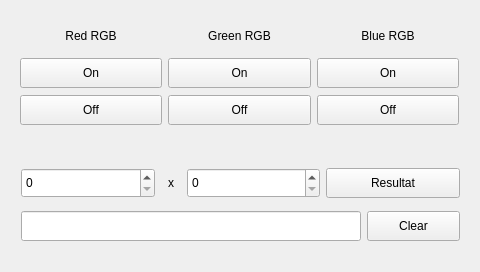
<?xml version="1.0" encoding="UTF-8"?>
<ui version="4.0">
 <class>SpiTestProgram</class>
 <widget class="QWidget" name="SpiTestProgram">
  <property name="geometry">
   <rect>
    <x>0</x>
    <y>0</y>
    <width>480</width>
    <height>272</height>
   </rect>
  </property>
  <property name="sizePolicy">
   <sizepolicy hsizetype="Fixed" vsizetype="Fixed">
    <horstretch>0</horstretch>
    <verstretch>0</verstretch>
   </sizepolicy>
  </property>
  <property name="minimumSize">
   <size>
    <width>480</width>
    <height>272</height>
   </size>
  </property>
  <property name="maximumSize">
   <size>
    <width>480</width>
    <height>272</height>
   </size>
  </property>
  <widget class="QWidget" name="horizontalLayoutWidget">
   <property name="geometry">
    <rect>
     <x>9</x>
     <y>9</y>
     <width>461</width>
     <height>131</height>
    </rect>
   </property>
   <layout class="QHBoxLayout" name="setTest">
    <item>
     <layout class="QVBoxLayout" name="RedRGB">
      <item>
       <widget class="QLabel" name="tRedRGB">
        <property name="maximumSize">
         <size>
          <width>272</width>
          <height>30</height>
         </size>
        </property>
        <property name="text">
         <string>Red RGB</string>
        </property>
        <property name="alignment">
         <set>Qt::AlignCenter</set>
        </property>
       </widget>
      </item>
      <item>
       <widget class="QPushButton" name="pbRedOn">
        <property name="maximumSize">
         <size>
          <width>160</width>
          <height>30</height>
         </size>
        </property>
        <property name="text">
         <string>On</string>
        </property>
       </widget>
      </item>
      <item>
       <widget class="QPushButton" name="pbRedOff">
        <property name="maximumSize">
         <size>
          <width>160</width>
          <height>30</height>
         </size>
        </property>
        <property name="text">
         <string>Off</string>
        </property>
       </widget>
      </item>
     </layout>
    </item>
    <item>
     <layout class="QVBoxLayout" name="GreenRGB">
      <item>
       <widget class="QLabel" name="tGreenRGB">
        <property name="maximumSize">
         <size>
          <width>160</width>
          <height>30</height>
         </size>
        </property>
        <property name="text">
         <string>Green RGB</string>
        </property>
        <property name="alignment">
         <set>Qt::AlignCenter</set>
        </property>
       </widget>
      </item>
      <item>
       <widget class="QPushButton" name="pbGreenOn">
        <property name="maximumSize">
         <size>
          <width>160</width>
          <height>30</height>
         </size>
        </property>
        <property name="text">
         <string>On</string>
        </property>
       </widget>
      </item>
      <item>
       <widget class="QPushButton" name="pbGreenOff">
        <property name="maximumSize">
         <size>
          <width>160</width>
          <height>30</height>
         </size>
        </property>
        <property name="text">
         <string>Off</string>
        </property>
       </widget>
      </item>
     </layout>
    </item>
    <item>
     <layout class="QVBoxLayout" name="BlueRGB">
      <item>
       <widget class="QLabel" name="tBlueRGB">
        <property name="maximumSize">
         <size>
          <width>160</width>
          <height>30</height>
         </size>
        </property>
        <property name="text">
         <string>Blue RGB</string>
        </property>
        <property name="alignment">
         <set>Qt::AlignCenter</set>
        </property>
       </widget>
      </item>
      <item>
       <widget class="QPushButton" name="pbBlueOn">
        <property name="maximumSize">
         <size>
          <width>160</width>
          <height>30</height>
         </size>
        </property>
        <property name="text">
         <string>On</string>
        </property>
       </widget>
      </item>
      <item>
       <widget class="QPushButton" name="pbBlueOff">
        <property name="maximumSize">
         <size>
          <width>160</width>
          <height>30</height>
         </size>
        </property>
        <property name="text">
         <string>Off</string>
        </property>
       </widget>
      </item>
     </layout>
    </item>
   </layout>
  </widget>
  <widget class="QWidget" name="verticalLayoutWidget">
   <property name="geometry">
    <rect>
     <x>10</x>
     <y>150</y>
     <width>461</width>
     <height>111</height>
    </rect>
   </property>
   <layout class="QVBoxLayout" name="getTest">
    <item>
     <layout class="QHBoxLayout" name="Input">
      <item>
       <widget class="QSpinBox" name="valX">
        <property name="maximumSize">
         <size>
          <width>160</width>
          <height>30</height>
         </size>
        </property>
       </widget>
      </item>
      <item>
       <widget class="QLabel" name="label">
        <property name="maximumSize">
         <size>
          <width>20</width>
          <height>30</height>
         </size>
        </property>
        <property name="text">
         <string>x</string>
        </property>
        <property name="alignment">
         <set>Qt::AlignCenter</set>
        </property>
       </widget>
      </item>
      <item>
       <widget class="QSpinBox" name="valY">
        <property name="maximumSize">
         <size>
          <width>160</width>
          <height>30</height>
         </size>
        </property>
       </widget>
      </item>
      <item>
       <widget class="QPushButton" name="pbReslutat">
        <property name="maximumSize">
         <size>
          <width>160</width>
          <height>30</height>
         </size>
        </property>
        <property name="text">
         <string>Resultat</string>
        </property>
       </widget>
      </item>
     </layout>
    </item>
    <item>
     <layout class="QHBoxLayout" name="Output">
      <item>
       <widget class="QLineEdit" name="inReslutat">
        <property name="maximumSize">
         <size>
          <width>340</width>
          <height>30</height>
         </size>
        </property>
        <property name="alignment">
         <set>Qt::AlignCenter</set>
        </property>
       </widget>
      </item>
      <item>
       <widget class="QPushButton" name="pbClear">
        <property name="maximumSize">
         <size>
          <width>160</width>
          <height>30</height>
         </size>
        </property>
        <property name="text">
         <string>Clear</string>
        </property>
       </widget>
      </item>
     </layout>
    </item>
   </layout>
  </widget>
 </widget>
 <layoutdefault spacing="6" margin="11"/>
 <resources/>
 <connections/>
</ui>
